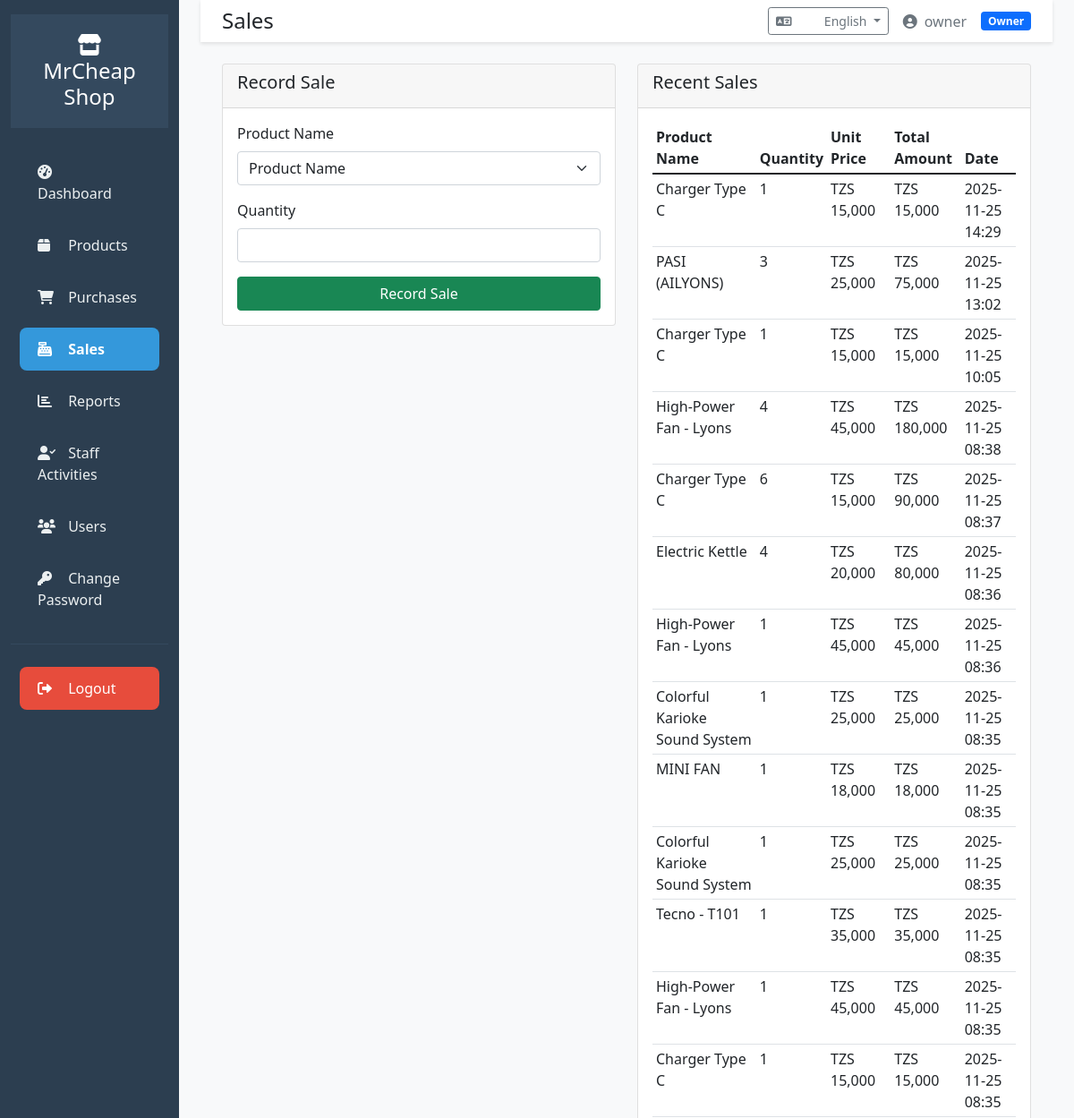
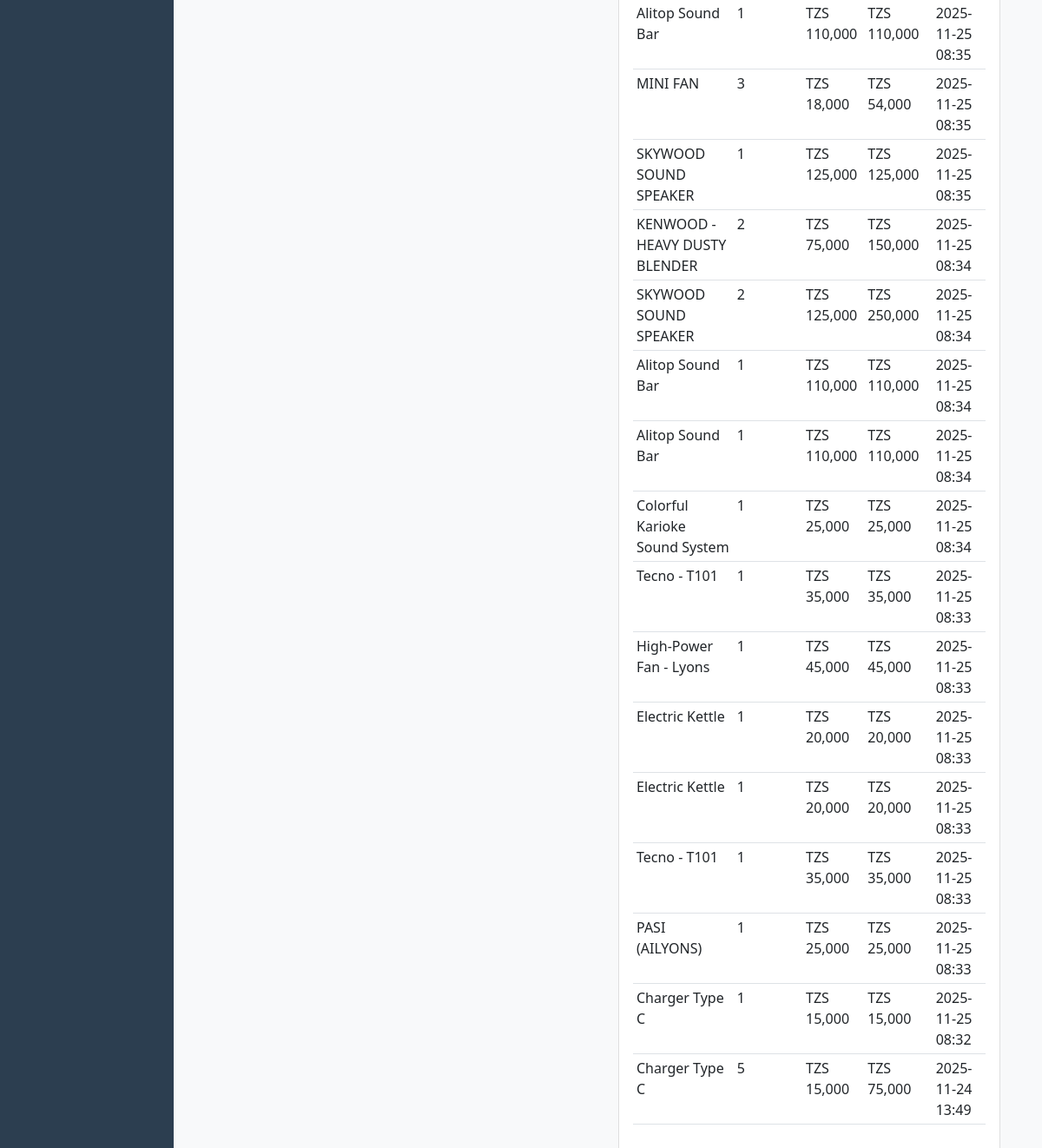
Before: /sales (signed in) with the older database file (2 pictures, top to bottom).
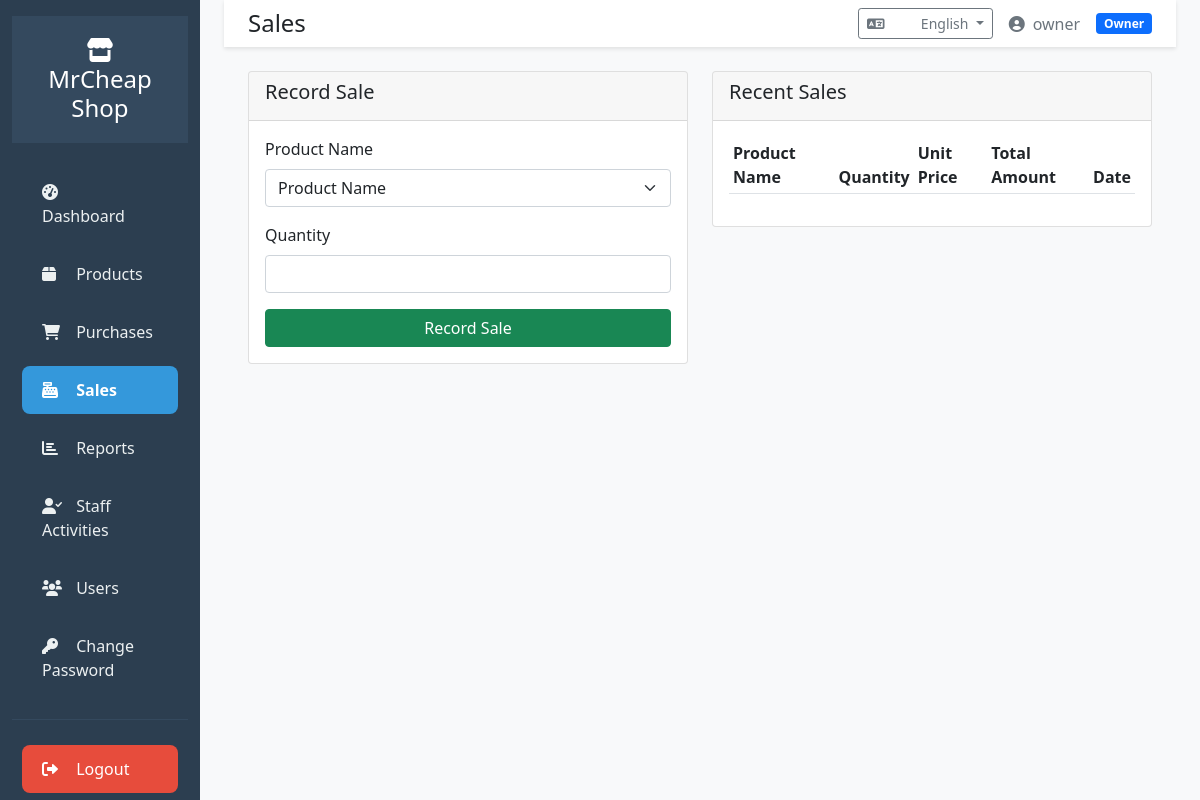
After: the same page with the newer database file.
### app.py (models this page shows)
class Sale(db.Model):
    id = db.Column(db.Integer, primary_key=True)
    product_id = db.Column(db.Integer, db.ForeignKey('product.id'), nullable=False)
    quantity = db.Column(db.Integer, nullable=False)
    unit_price = db.Column(db.Float, nullable=False)
    total_amount = db.Column(db.Float, nullable=False)
    sale_date = db.Column(db.DateTime, default=datetime.utcnow)
    user_id = db.Column(db.Integer, db.ForeignKey('user.id'), nullable=False)
    product = db.relationship('Product', backref=db.backref('sales', lazy=True))

class Product(db.Model):
    id = db.Column(db.Integer, primary_key=True)
    name = db.Column(db.String(100), nullable=False)
    description = db.Column(db.Text)
    purchase_price = db.Column(db.Float, nullable=False)
    selling_price = db.Column(db.Float, nullable=False)
    stock_quantity = db.Column(db.Integer, default=0)
    min_stock = db.Column(db.Integer, default=5)
    created_at = db.Column(db.DateTime, default=datetime.utcnow)

### app.py (the view)
@app.route('/sales')
@login_required
def sales():
    products = Product.query.filter(Product.stock_quantity > 0).all()
    sales_list = Sale.query.order_by(Sale.sale_date.desc()).all()
    return render_template('sales.html', products=products, sales=sales_list)

### app.py (called while the page is built)
@login_manager.user_loader
def load_user(user_id):
    return User.query.get(int(user_id))

@app.before_request
def before_request():
    if 'language' not in session:
        session['language'] = 'en'
    g.language = session['language']
    g.languages = LANGUAGES

def get_text(key):
    return LANGUAGES.get(g.language, {}).get(key, key)

def format_currency(amount):
    return "TZS {:,.0f}".format(amount)

@app.context_processor
def utility_processor():
    return dict(format_currency=format_currency, get_text=get_text, current_language=g.language)

### templates/sales.html (shortened to what this page needs)
{% extends "base.html" %}
{% block page_title %}{{ get_text('sales') }}{% endblock %}
{% block content %}
<div class="row">
    <div class="col-md-6">
        <div class="card">
            <div class="card-header">
                <h5>{{ get_text('record_sale') }}</h5>
            </div>
            <div class="card-body">
                <form method="POST" action="{{ url_for('add_sale') }}">
                    <div class="mb-3">
                        <label class="form-label">{{ get_text('product_name') }}</label>
                        <select class="form-select" name="product_id" required>
                            <option value="">{{ get_text('product_name') }}</option>
                        </select>
                    </div>
                    <div class="mb-3">
                        <label class="form-label">{{ get_text('quantity') }}</label>
                        <input type="number" class="form-control" name="quantity" required min="1">
                    </div>
                    <button type="submit" class="btn btn-success w-100">{{ get_text('record_sale') }}</button>
                </form>
            </div>
        </div>
    </div>
    <div class="col-md-6">
        <div class="card">
            <div class="card-header">
                <h5>{{ get_text('recent_sales') }}</h5>
            </div>
            <div class="card-body">
                <div class="table-responsive">
                    <table class="table table-sm">
                        <thead>
                            <tr>
                                <th>{{ get_text('product_name') }}</th>
                                <th>{{ get_text('quantity') }}</th>
                                <th>{{ get_text('unit_price') }}</th>
                                <th>{{ get_text('total_amount') }}</th>
                                <th>{{ get_text('date') }}</th>
                            </tr>
                        </thead>
                        <tbody>
                            {% for sale in sales %}
                            <tr>
                                <td>{{ sale.product.name }}</td>
                                <td>{{ sale.quantity }}</td>
                                <td>{{ format_currency(sale.unit_price) }}</td>
                                <td>{{ format_currency(sale.total_amount) }}</td>
                                <td>{{ sale.sale_date.strftime('%Y-%m-%d %H:%M') }}</td>
                            </tr>
                            {% endfor %}
                        </tbody>
                    </table>
                </div>
            </div>
        </div>
    </div>
</div>
{% endblock %}

Changed rows visible on the page:
removed Sale: product.name "Charger Type C", quantity "1", unit_price "TZS 15,000", total_amount "TZS 15,000", sale_date "2025-11-25 14:29"
removed Sale: product.name "PASI (AILYONS)", quantity "3", unit_price "TZS 25,000", total_amount "TZS 75,000", sale_date "2025-11-25 13:02"
removed Sale: product.name "Charger Type C", quantity "1", unit_price "TZS 15,000", total_amount "TZS 15,000", sale_date "2025-11-25 10:05"
removed Sale: product.name "High-Power Fan - Lyons", quantity "4", unit_price "TZS 45,000", total_amount "TZS 180,000", sale_date "2025-11-25 08:38"
removed Sale: product.name "Charger Type C", quantity "6", unit_price "TZS 15,000", total_amount "TZS 90,000", sale_date "2025-11-25 08:37"
removed Sale: product.name "Electric Kettle", quantity "4", unit_price "TZS 20,000", total_amount "TZS 80,000", sale_date "2025-11-25 08:36"
removed Sale: product.name "High-Power Fan - Lyons", quantity "1", unit_price "TZS 45,000", total_amount "TZS 45,000", sale_date "2025-11-25 08:36"
removed Sale: product.name "Colorful Karioke Sound System", quantity "1", unit_price "TZS 25,000", total_amount "TZS 25,000", sale_date "2025-11-25 08:35"
removed Sale: product.name "MINI FAN", quantity "1", unit_price "TZS 18,000", total_amount "TZS 18,000", sale_date "2025-11-25 08:35"
removed Sale: product.name "Colorful Karioke Sound System", quantity "1", unit_price "TZS 25,000", total_amount "TZS 25,000", sale_date "2025-11-25 08:35"
removed Sale: product.name "Tecno - T101", quantity "1", unit_price "TZS 35,000", total_amount "TZS 35,000", sale_date "2025-11-25 08:35"
removed Sale: product.name "High-Power Fan - Lyons", quantity "1", unit_price "TZS 45,000", total_amount "TZS 45,000", sale_date "2025-11-25 08:35"
removed Sale: product.name "Charger Type C", quantity "1", unit_price "TZS 15,000", total_amount "TZS 15,000", sale_date "2025-11-25 08:35"
removed Sale: product.name "Alitop Sound Bar", quantity "1", unit_price "TZS 110,000", total_amount "TZS 110,000", sale_date "2025-11-25 08:35"
removed Sale: product.name "MINI FAN", quantity "3", unit_price "TZS 18,000", total_amount "TZS 54,000", sale_date "2025-11-25 08:35"
removed Sale: product.name "SKYWOOD SOUND SPEAKER", quantity "1", unit_price "TZS 125,000", total_amount "TZS 125,000", sale_date "2025-11-25 08:35"
removed Sale: product.name "KENWOOD - HEAVY DUSTY BLENDER", quantity "2", unit_price "TZS 75,000", total_amount "TZS 150,000", sale_date "2025-11-25 08:34"
removed Sale: product.name "SKYWOOD SOUND SPEAKER", quantity "2", unit_price "TZS 125,000", total_amount "TZS 250,000", sale_date "2025-11-25 08:34"
removed Sale: product.name "Alitop Sound Bar", quantity "1", unit_price "TZS 110,000", total_amount "TZS 110,000", sale_date "2025-11-25 08:34"
removed Sale: product.name "Alitop Sound Bar", quantity "1", unit_price "TZS 110,000", total_amount "TZS 110,000", sale_date "2025-11-25 08:34"
removed Sale: product.name "Colorful Karioke Sound System", quantity "1", unit_price "TZS 25,000", total_amount "TZS 25,000", sale_date "2025-11-25 08:34"
removed Sale: product.name "Tecno - T101", quantity "1", unit_price "TZS 35,000", total_amount "TZS 35,000", sale_date "2025-11-25 08:33"
removed Sale: product.name "High-Power Fan - Lyons", quantity "1", unit_price "TZS 45,000", total_amount "TZS 45,000", sale_date "2025-11-25 08:33"
removed Sale: product.name "Electric Kettle", quantity "1", unit_price "TZS 20,000", total_amount "TZS 20,000", sale_date "2025-11-25 08:33"
removed Sale: product.name "Electric Kettle", quantity "1", unit_price "TZS 20,000", total_amount "TZS 20,000", sale_date "2025-11-25 08:33"
removed Sale: product.name "Tecno - T101", quantity "1", unit_price "TZS 35,000", total_amount "TZS 35,000", sale_date "2025-11-25 08:33"
removed Sale: product.name "PASI (AILYONS)", quantity "1", unit_price "TZS 25,000", total_amount "TZS 25,000", sale_date "2025-11-25 08:33"
removed Sale: product.name "Charger Type C", quantity "1", unit_price "TZS 15,000", total_amount "TZS 15,000", sale_date "2025-11-25 08:32"
removed Sale: product.name "Charger Type C", quantity "5", unit_price "TZS 15,000", total_amount "TZS 75,000", sale_date "2025-11-24 13:49"
